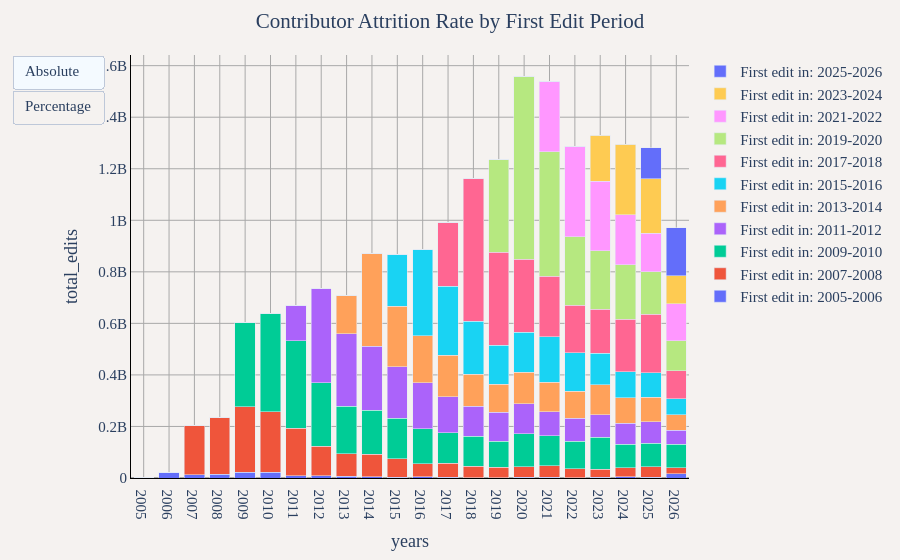

The notebook cell this image was saved under:
### Markdown cell above
## Contributor Attrition Rate by First Edit Period (Yearly)
This shows the contribution patterns of users grouped by their first edit period (2-year periods), displaying the percentage of total yearly edits from each cohort.

### Code cell
sql_query = """
WITH user_first_edit AS (
    -- Find the first edit year for each user
    SELECT 
        user_name,
        MIN(year) as first_edit_year
    FROM 
        read_parquet('../changeset_data/year=*/month=*/*.parquet')
    GROUP BY 
        user_name
),
year_user_edits AS (
    -- Sum edits by year and user
    SELECT 
        year,
        user_name,
        SUM(edit_count) as total_edits
    FROM 
        read_parquet('../changeset_data/year=*/month=*/*.parquet')
    GROUP BY 
        year, user_name
),
merged_data AS (
    -- Join to get first edit year for each user's yearly edits
    SELECT 
        y.year,
        y.user_name,
        y.total_edits,
        u.first_edit_year,
        CASE 
            -- Create 2-year periods based on odd/even years
            WHEN u.first_edit_year % 2 = 1 THEN 
                CONCAT('First edit in: ', CAST(u.first_edit_year AS VARCHAR), '-', CAST(u.first_edit_year + 1 AS VARCHAR))
            ELSE 
                CONCAT('First edit in: ', CAST(u.first_edit_year - 1 AS VARCHAR), '-', CAST(u.first_edit_year AS VARCHAR))
        END as first_edit_period
    FROM 
        year_user_edits y
    JOIN 
        user_first_edit u ON y.user_name = u.user_name
),
grouped_data AS (
    SELECT 
        CAST(year AS VARCHAR) as years,
        first_edit_period,
        SUM(total_edits) as total_edits
    FROM 
        merged_data
    GROUP BY 
        year, first_edit_period
)
SELECT 
    years,
    first_edit_period,
    total_edits,
    ROUND(100.0 * total_edits / SUM(total_edits) OVER (PARTITION BY years), 2) as percentage
FROM 
    grouped_data
ORDER BY 
    years, first_edit_period
"""
df = duckdb.sql(sql_query).df()

util.show_figure(
    [
        util.FigureConfig(
            title="Contributor Attrition Rate by First Edit Period",
            label="Absolute",
            x_col="years",
            y_col="total_edits",
            query_or_df=df,
            group_col="first_edit_period",
            plot_type="bar",
            trace_names=util.get_trace_names(df, "first_edit_period", "years", "total_edits", "unique"),
        ),
        util.FigureConfig(
            title="Percentage of Edits by First Edit Period",
            label="Percentage",
            x_col="years",
            y_col="percentage",
            query_or_df=df,
            group_col="first_edit_period",
            plot_type="bar",
        ),
    ]
)

### Figure 1 — Plotly figure (JSON) as saved in the notebook; plotly's stock layout.template omitted (floating-point values rounded to 4 significant figures)
{"data": [{"hovertemplate": "First edit in: 2005-2006<br>%{x}<br>%{y:,} total_edits<extra></extra>", "name": "First edit in: 2005-2006", "type": "bar", "visible": true, "x": ["2005", "2006", "2007", "2008", "2009", "2010", "2011", "2012", "2013", "2014", "2015", "2016", "2017", "2018", "2019", "2020", "2021", "2022", "2023", "2024", "2025", "2026"], "y": [158800.0, 21840000.0, 11710000.0, 14160000.0, 22160000.0, 21560000.0, 8498000.0, 8784000.0, 6644000.0, 4907000.0, 3458000.0, 4080000.0, 2656000.0, 1713000.0, 1657000.0, 2498000.0, 2022000.0, 1745000.0, 2026000.0, 5516000.0, 2110000.0, 16340000.0]}, {"hovertemplate": "First edit in: 2007-2008<br>%{x}<br>%{y:,} total_edits<extra></extra>", "name": "First edit in: 2007-2008", "type": "bar", "visible": true, "x": ["2005", "2006", "2007", "2008", "2009", "2010", "2011", "2012", "2013", "2014", "2015", "2016", "2017", "2018", "2019", "2020", "2021", "2022", "2023", "2024", "2025", "2026"], "y": [0.0, 0.0, 192300000.0, 222400000.0, 254600000.0, 234800000.0, 184600000.0, 114400000.0, 87290000.0, 87870000.0, 70730000.0, 52070000.0, 54730000.0, 43540000.0, 40770000.0, 42010000.0, 46040000.0, 34910000.0, 32830000.0, 33990000.0, 42480000.0, 23650000.0]}, {"hovertemplate": "First edit in: 2009-2010<br>%{x}<br>%{y:,} total_edits<extra></extra>", "name": "First edit in: 2009-2010", "type": "bar", "visible": true, "x": ["2005", "2006", "2007", "2008", "2009", "2010", "2011", "2012", "2013", "2014", "2015", "2016", "2017", "2018", "2019", "2020", "2021", "2022", "2023", "2024", "2025", "2026"], "y": [0.0, 0.0, 0.0, 0.0, 327600000.0, 382300000.0, 339500000.0, 246600000.0, 183700000.0, 169300000.0, 157800000.0, 134300000.0, 118400000.0, 116800000.0, 100800000.0, 126700000.0, 116000000.0, 106400000.0, 124100000.0, 91290000.0, 90630000.0, 91450000.0]}, {"hovertemplate": "First edit in: 2011-2012<br>%{x}<br>%{y:,} total_edits<extra></extra>", "name": "First edit in: 2011-2012", "type": "bar", "visible": true, "x": ["2005", "2006", "2007", "2008", "2009", "2010", "2011", "2012", "2013", "2014", "2015", "2016", "2017", "2018", "2019", "2020", "2021", "2022", "2023", "2024", "2025", "2026"], "y": [0.0, 0.0, 0.0, 0.0, 0.0, 0.0, 137100000.0, 364600000.0, 282400000.0, 248900000.0, 200500000.0, 179800000.0, 138600000.0, 117100000.0, 112700000.0, 117400000.0, 92870000.0, 88080000.0, 86190000.0, 81180000.0, 82400000.0, 53310000.0]}, {"hovertemplate": "First edit in: 2013-2014<br>%{x}<br>%{y:,} total_edits<extra></extra>", "name": "First edit in: 2013-2014", "type": "bar", "visible": true, "x": ["2005", "2006", "2007", "2008", "2009", "2010", "2011", "2012", "2013", "2014", "2015", "2016", "2017", "2018", "2019", "2020", "2021", "2022", "2023", "2024", "2025", "2026"], "y": [0.0, 0.0, 0.0, 0.0, 0.0, 0.0, 0.0, 0.0, 146700000.0, 360800000.0, 233800000.0, 181200000.0, 161700000.0, 123600000.0, 107700000.0, 121800000.0, 115300000.0, 106100000.0, 116200000.0, 100400000.0, 96020000.0, 61320000.0]}, {"hovertemplate": "First edit in: 2015-2016<br>%{x}<br>%{y:,} total_edits<extra></extra>", "name": "First edit in: 2015-2016", "type": "bar", "visible": true, "x": ["2005", "2006", "2007", "2008", "2009", "2010", "2011", "2012", "2013", "2014", "2015", "2016", "2017", "2018", "2019", "2020", "2021", "2022", "2023", "2024", "2025", "2026"], "y": [0.0, 0.0, 0.0, 0.0, 0.0, 0.0, 0.0, 0.0, 0.0, 0.0, 201300000.0, 333400000.0, 268900000.0, 204600000.0, 152500000.0, 155700000.0, 176300000.0, 148300000.0, 121800000.0, 100100000.0, 95020000.0, 60700000.0]}, {"hovertemplate": "First edit in: 2017-2018<br>%{x}<br>%{y:,} total_edits<extra></extra>", "name": "First edit in: 2017-2018", "type": "bar", "visible": true, "x": ["2005", "2006", "2007", "2008", "2009", "2010", "2011", "2012", "2013", "2014", "2015", "2016", "2017", "2018", "2019", "2020", "2021", "2022", "2023", "2024", "2025", "2026"], "y": [0.0, 0.0, 0.0, 0.0, 0.0, 0.0, 0.0, 0.0, 0.0, 0.0, 0.0, 0.0, 245500000.0, 555900000.0, 360000000.0, 282900000.0, 234700000.0, 185500000.0, 171300000.0, 203300000.0, 227600000.0, 109900000.0]}, {"hovertemplate": "First edit in: 2019-2020<br>%{x}<br>%{y:,} total_edits<extra></extra>", "name": "First edit in: 2019-2020", "type": "bar", "visible": true, "x": ["2005", "2006", "2007", "2008", "2009", "2010", "2011", "2012", "2013", "2014", "2015", "2016", "2017", "2018", "2019", "2020", "2021", "2022", "2023", "2024", "2025", "2026"], "y": [0.0, 0.0, 0.0, 0.0, 0.0, 0.0, 0.0, 0.0, 0.0, 0.0, 0.0, 0.0, 0.0, 0.0, 358100000.0, 710400000.0, 483700000.0, 265300000.0, 228300000.0, 210900000.0, 163500000.0, 116100000.0]}, {"hovertemplate": "First edit in: 2021-2022<br>%{x}<br>%{y:,} total_edits<extra></extra>", "name": "First edit in: 2021-2022", "type": "bar", "visible": true, "x": ["2005", "2006", "2007", "2008", "2009", "2010", "2011", "2012", "2013", "2014", "2015", "2016", "2017", "2018", "2019", "2020", "2021", "2022", "2023", "2024", "2025", "2026"], "y": [0.0, 0.0, 0.0, 0.0, 0.0, 0.0, 0.0, 0.0, 0.0, 0.0, 0.0, 0.0, 0.0, 0.0, 0.0, 0.0, 272700000.0, 351100000.0, 269000000.0, 194300000.0, 149400000.0, 143600000.0]}, {"hovertemplate": "First edit in: 2023-2024<br>%{x}<br>%{y:,} total_edits<extra></extra>", "name": "First edit in: 2023-2024", "type": "bar", "visible": true, "x": ["2005", "2006", "2007", "2008", "2009", "2010", "2011", "2012", "2013", "2014", "2015", "2016", "2017", "2018", "2019", "2020", "2021", "2022", "2023", "2024", "2025", "2026"], "y": [0.0, 0.0, 0.0, 0.0, 0.0, 0.0, 0.0, 0.0, 0.0, 0.0, 0.0, 0.0, 0.0, 0.0, 0.0, 0.0, 0.0, 0.0, 178000000.0, 274900000.0, 211800000.0, 107600000.0]}, {"hovertemplate": "First edit in: 2025-2026<br>%{x}<br>%{y:,} total_edits<extra></extra>", "name": "First edit in: 2025-2026", "type": "bar", "visible": true, "x": ["2005", "2006", "2007", "2008", "2009", "2010", "2011", "2012", "2013", "2014", "2015", "2016", "2017", "2018", "2019", "2020", "2021", "2022", "2023", "2024", "2025", "2026"], "y": [0.0, 0.0, 0.0, 0.0, 0.0, 0.0, 0.0, 0.0, 0.0, 0.0, 0.0, 0.0, 0.0, 0.0, 0.0, 0.0, 0.0, 0.0, 0.0, 0.0, 121300000.0, 186400000.0]}, {"hovertemplate": "First edit in: 2005-2006<br>%{x}<br>%{y:,} percentage<extra></extra>", "name": "First edit in: 2005-2006", "type": "bar", "visible": false, "x": ["2005", "2006", "2007", "2008", "2009", "2010", "2011", "2012", "2013", "2014", "2015", "2016", "2017", "2018", "2019", "2020", "2021", "2022", "2023", "2024", "2025", "2026"], "y": [100.0, 100.0, 5.74, 5.99, 3.67, 3.38, 1.27, 1.2, 0.94, 0.56, 0.4, 0.46, 0.27, 0.15, 0.13, 0.16, 0.13, 0.14, 0.15, 0.43, 0.16, 1.68]}, {"hovertemplate": "First edit in: 2007-2008<br>%{x}<br>%{y:,} percentage<extra></extra>", "name": "First edit in: 2007-2008", "type": "bar", "visible": false, "x": ["2005", "2006", "2007", "2008", "2009", "2010", "2011", "2012", "2013", "2014", "2015", "2016", "2017", "2018", "2019", "2020", "2021", "2022", "2023", "2024", "2025", "2026"], "y": [0.0, 0.0, 94.26, 94.01, 42.13, 36.77, 27.56, 15.57, 12.35, 10.08, 8.15, 5.88, 5.53, 3.74, 3.3, 2.69, 2.99, 2.71, 2.47, 2.62, 3.31, 2.44]}, {"hovertemplate": "First edit in: 2009-2010<br>%{x}<br>%{y:,} percentage<extra></extra>", "name": "First edit in: 2009-2010", "type": "bar", "visible": false, "x": ["2005", "2006", "2007", "2008", "2009", "2010", "2011", "2012", "2013", "2014", "2015", "2016", "2017", "2018", "2019", "2020", "2021", "2022", "2023", "2024", "2025", "2026"], "y": [0.0, 0.0, 0.0, 0.0, 54.2, 59.86, 50.7, 33.58, 26.0, 19.42, 18.18, 15.17, 11.95, 10.04, 8.16, 8.13, 7.53, 8.27, 9.33, 7.04, 7.07, 9.42]}, {"hovertemplate": "First edit in: 2011-2012<br>%{x}<br>%{y:,} percentage<extra></extra>", "name": "First edit in: 2011-2012", "type": "bar", "visible": false, "x": ["2005", "2006", "2007", "2008", "2009", "2010", "2011", "2012", "2013", "2014", "2015", "2016", "2017", "2018", "2019", "2020", "2021", "2022", "2023", "2024", "2025", "2026"], "y": [0.0, 0.0, 0.0, 0.0, 0.0, 0.0, 20.47, 49.65, 39.96, 28.55, 23.11, 20.32, 13.99, 10.07, 9.13, 7.53, 6.03, 6.84, 6.48, 6.26, 6.43, 5.49]}, {"hovertemplate": "First edit in: 2013-2014<br>%{x}<br>%{y:,} percentage<extra></extra>", "name": "First edit in: 2013-2014", "type": "bar", "visible": false, "x": ["2005", "2006", "2007", "2008", "2009", "2010", "2011", "2012", "2013", "2014", "2015", "2016", "2017", "2018", "2019", "2020", "2021", "2022", "2023", "2024", "2025", "2026"], "y": [0.0, 0.0, 0.0, 0.0, 0.0, 0.0, 0.0, 0.0, 20.75, 41.39, 26.95, 20.48, 16.33, 10.62, 8.72, 7.81, 7.49, 8.24, 8.74, 7.74, 7.49, 6.32]}, {"hovertemplate": "First edit in: 2015-2016<br>%{x}<br>%{y:,} percentage<extra></extra>", "name": "First edit in: 2015-2016", "type": "bar", "visible": false, "x": ["2005", "2006", "2007", "2008", "2009", "2010", "2011", "2012", "2013", "2014", "2015", "2016", "2017", "2018", "2019", "2020", "2021", "2022", "2023", "2024", "2025", "2026"], "y": [0.0, 0.0, 0.0, 0.0, 0.0, 0.0, 0.0, 0.0, 0.0, 0.0, 23.2, 37.68, 27.15, 17.59, 12.35, 9.99, 11.45, 11.52, 9.16, 7.72, 7.41, 6.26]}, {"hovertemplate": "First edit in: 2017-2018<br>%{x}<br>%{y:,} percentage<extra></extra>", "name": "First edit in: 2017-2018", "type": "bar", "visible": false, "x": ["2005", "2006", "2007", "2008", "2009", "2010", "2011", "2012", "2013", "2014", "2015", "2016", "2017", "2018", "2019", "2020", "2021", "2022", "2023", "2024", "2025", "2026"], "y": [0.0, 0.0, 0.0, 0.0, 0.0, 0.0, 0.0, 0.0, 0.0, 0.0, 0.0, 0.0, 24.79, 47.79, 29.17, 18.14, 15.25, 14.41, 12.88, 15.69, 17.75, 11.33]}, {"hovertemplate": "First edit in: 2019-2020<br>%{x}<br>%{y:,} percentage<extra></extra>", "name": "First edit in: 2019-2020", "type": "bar", "visible": false, "x": ["2005", "2006", "2007", "2008", "2009", "2010", "2011", "2012", "2013", "2014", "2015", "2016", "2017", "2018", "2019", "2020", "2021", "2022", "2023", "2024", "2025", "2026"], "y": [0.0, 0.0, 0.0, 0.0, 0.0, 0.0, 0.0, 0.0, 0.0, 0.0, 0.0, 0.0, 0.0, 0.0, 29.01, 45.56, 31.42, 20.61, 17.17, 16.28, 12.75, 11.96]}, {"hovertemplate": "First edit in: 2021-2022<br>%{x}<br>%{y:,} percentage<extra></extra>", "name": "First edit in: 2021-2022", "type": "bar", "visible": false, "x": ["2005", "2006", "2007", "2008", "2009", "2010", "2011", "2012", "2013", "2014", "2015", "2016", "2017", "2018", "2019", "2020", "2021", "2022", "2023", "2024", "2025", "2026"], "y": [0.0, 0.0, 0.0, 0.0, 0.0, 0.0, 0.0, 0.0, 0.0, 0.0, 0.0, 0.0, 0.0, 0.0, 0.0, 0.0, 17.71, 27.27, 20.23, 14.99, 11.65, 14.8]}, {"hovertemplate": "First edit in: 2023-2024<br>%{x}<br>%{y:,} percentage<extra></extra>", "name": "First edit in: 2023-2024", "type": "bar", "visible": false, "x": ["2005", "2006", "2007", "2008", "2009", "2010", "2011", "2012", "2013", "2014", "2015", "2016", "2017", "2018", "2019", "2020", "2021", "2022", "2023", "2024", "2025", "2026"], "y": [0.0, 0.0, 0.0, 0.0, 0.0, 0.0, 0.0, 0.0, 0.0, 0.0, 0.0, 0.0, 0.0, 0.0, 0.0, 0.0, 0.0, 0.0, 13.39, 21.22, 16.52, 11.09]}, {"hovertemplate": "First edit in: 2025-2026<br>%{x}<br>%{y:,} percentage<extra></extra>", "name": "First edit in: 2025-2026", "type": "bar", "visible": false, "x": ["2005", "2006", "2007", "2008", "2009", "2010", "2011", "2012", "2013", "2014", "2015", "2016", "2017", "2018", "2019", "2020", "2021", "2022", "2023", "2024", "2025", "2026"], "y": [0.0, 0.0, 0.0, 0.0, 0.0, 0.0, 0.0, 0.0, 0.0, 0.0, 0.0, 0.0, 0.0, 0.0, 0.0, 0.0, 0.0, 0.0, 0.0, 0.0, 9.46, 19.21]}], "layout": {"barmode": "stack", "font": {"family": "Times", "size": 15}, "margin": {"b": 55, "l": 55, "r": 55, "t": 55}, "paper_bgcolor": "#f5f2f0", "plot_bgcolor": "#f5f2f0", "title": {"text": "Contributor Attrition Rate by First Edit Period", "x": 0.5}, "updatemenus": [{"buttons": [{"args": [{"visible": [true, true, true, true, true, true, true, true, true, true, true, false, false, false, false, false, false, false, false, false, false, false]}, {"title.text": "Contributor Attrition Rate by First Edit Period", "xaxis.title.text": "years", "yaxis.title.text": "total_edits"}], "label": "Absolute", "method": "update"}, {"args": [{"visible": [false, false, false, false, false, false, false, false, false, false, false, true, true, true, true, true, true, true, true, true, true, true]}, {"title.text": "Percentage of Edits by First Edit Period", "xaxis.title.text": "years", "yaxis.title.text": "percentage"}], "label": "Percentage", "method": "update"}], "type": "buttons"}], "xaxis": {"gridcolor": "darkgray", "linecolor": "black", "showgrid": true, "tickcolor": "black", "title": {"text": "years"}, "zerolinecolor": "darkgray"}, "yaxis": {"gridcolor": "darkgray", "linecolor": "black", "rangemode": "tozero", "showgrid": true, "tickcolor": "black", "title": {"text": "total_edits"}, "zerolinecolor": "darkgray"}}}
